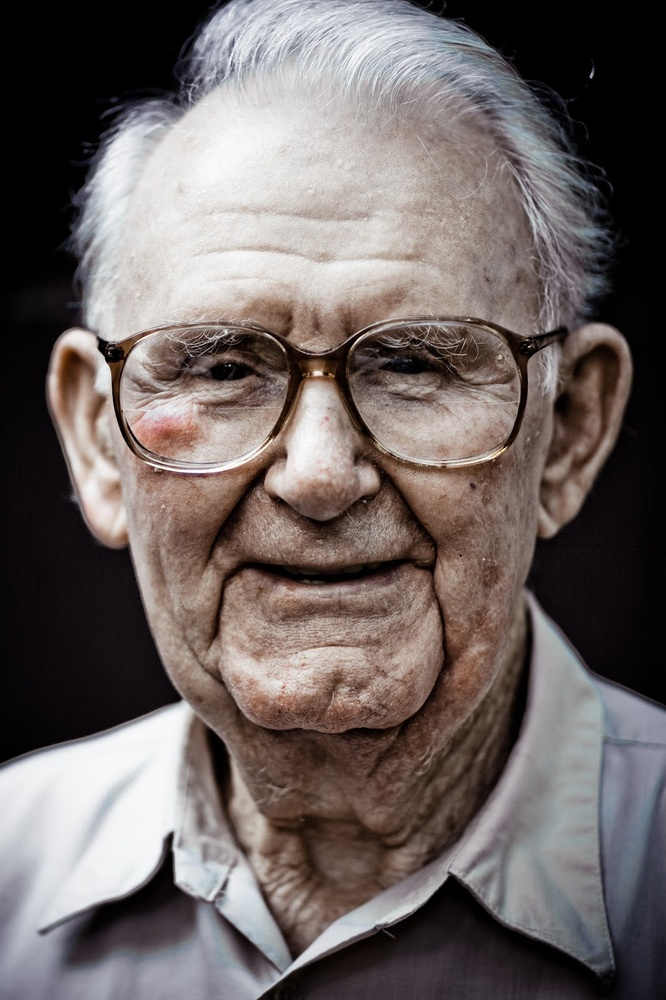
#> input picture faces.jpg/1 (1).jpeg, 666 x 1000 px, shrunk from 1066 x 1600 before the run; its folder holds only this picture in this run
$ python fd.py
#> lines starting #> are read from the running program, lines starting #| are printed output that depends on the picture; after the words box and inside, x2 and y2 are one past the last pixel; in counts of white or black regions, pixels touching at a corner belong together
import cv2
import os

face_cascade = cv2.CascadeClassifier(cv2.data.haarcascades + 'haarcascade_frontalface_default.xml')

input_folder = "faces.jpg"
output_folder = "output_faces"

os.makedirs(output_folder, exist_ok=True)

image_extensions = ['.jpg', '.jpeg', '.png']

for filename in os.listdir(input_folder):
    if any(filename.lower().endswith(ext) for ext in image_extensions):
        image_path = os.path.join(input_folder, filename)
        image = cv2.imread(image_path)
#> image is the input picture: shape (1000, 666, 3); mean B, G, R 99.4, 101, 110

        if image is None:
            print(f"Failed to read {filename}, skipping.")
            continue

        gray = cv2.cvtColor(image, cv2.COLOR_BGR2GRAY)
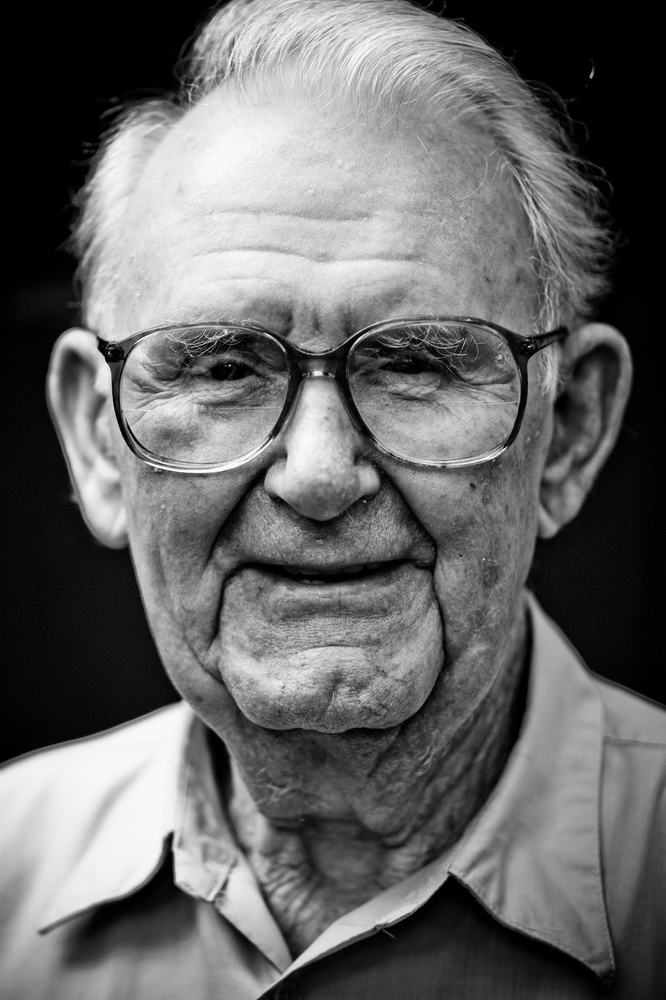
#> gray: shape (1000, 666); min 0, max 255, mean 103.5
        faces = face_cascade.detectMultiScale(gray, scaleFactor=1.1, minNeighbors=5, minSize=(30, 30))
#> faces = [[58, 164, 530, 530]]

        for (x, y, w, h) in faces:
            cv2.rectangle(image, (x, y), (x + w, y + h), (0, 255, 0), 2)
#> this loop made 1 pass
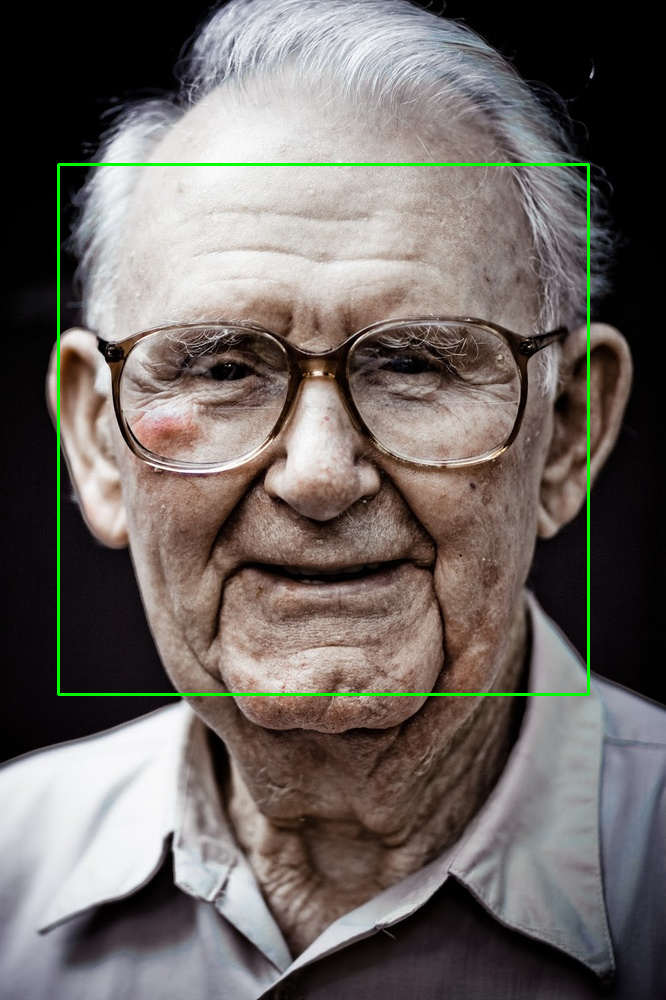
#> image: shape (1000, 666, 3); 0.95% of pixels changed, all inside (x1, y1, x2, y2) = (57, 163, 590, 696)

        output_path = os.path.join(output_folder, filename)
        cv2.imwrite(output_path, image)

        print(f"Processed and saved: {filename}")

print("Face detection completed for all images.")

$ run again, on faces.jpg/1 (10).jpg
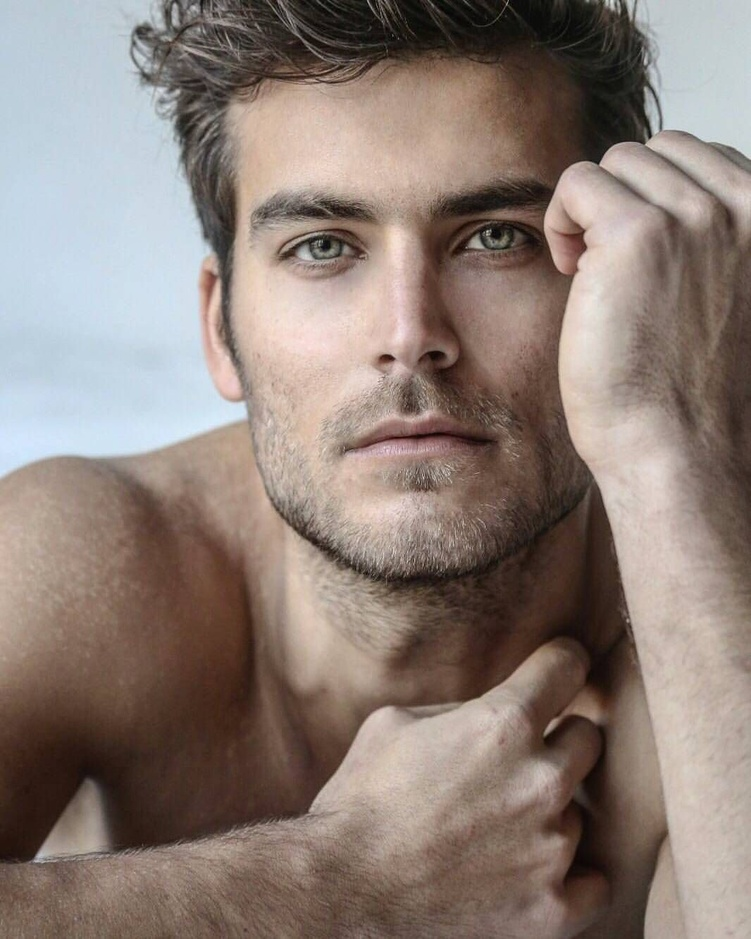
#> input picture faces.jpg/1 (10).jpg, 751 x 939 px, shrunk from 1066 x 1332 before the run
#> image is the input picture: shape (939, 751, 3); mean B, G, R 118.6, 126.1, 140.6
#> `gray = cv2.cvtColor(image, cv2.COLOR_BGR2GRAY)`:
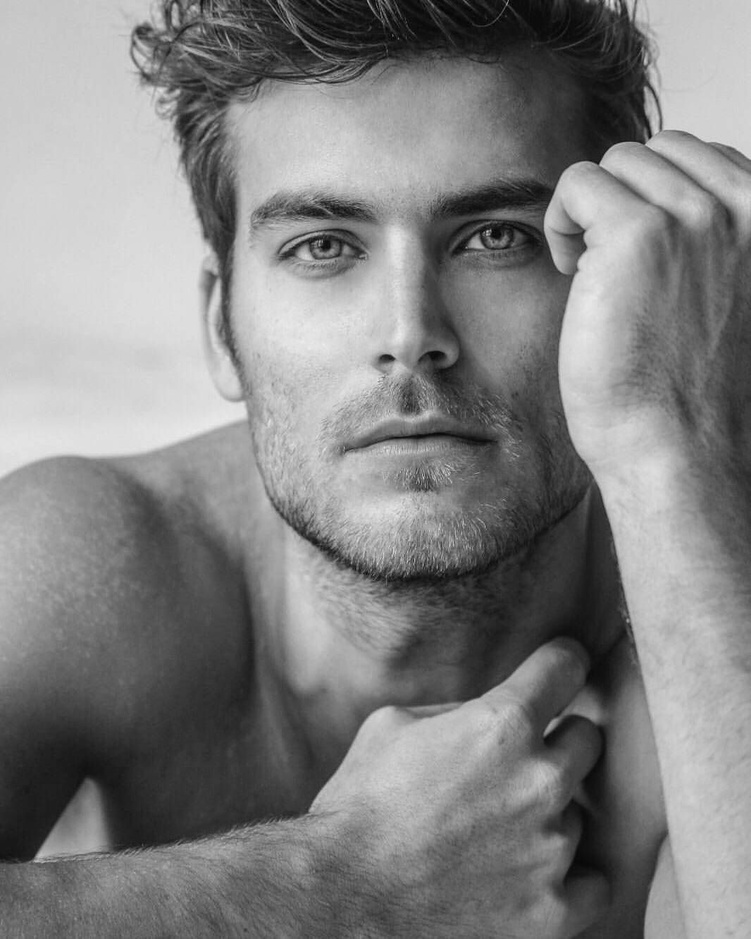
#> gray: shape (939, 751); min 3, max 238, mean 129.6
#> faces = [[181, 70, 446, 446]]
#> the loop `for (x, y, w, h) in faces:` made 1 pass
#> after the loop `for (x, y, w, h) in faces:`:
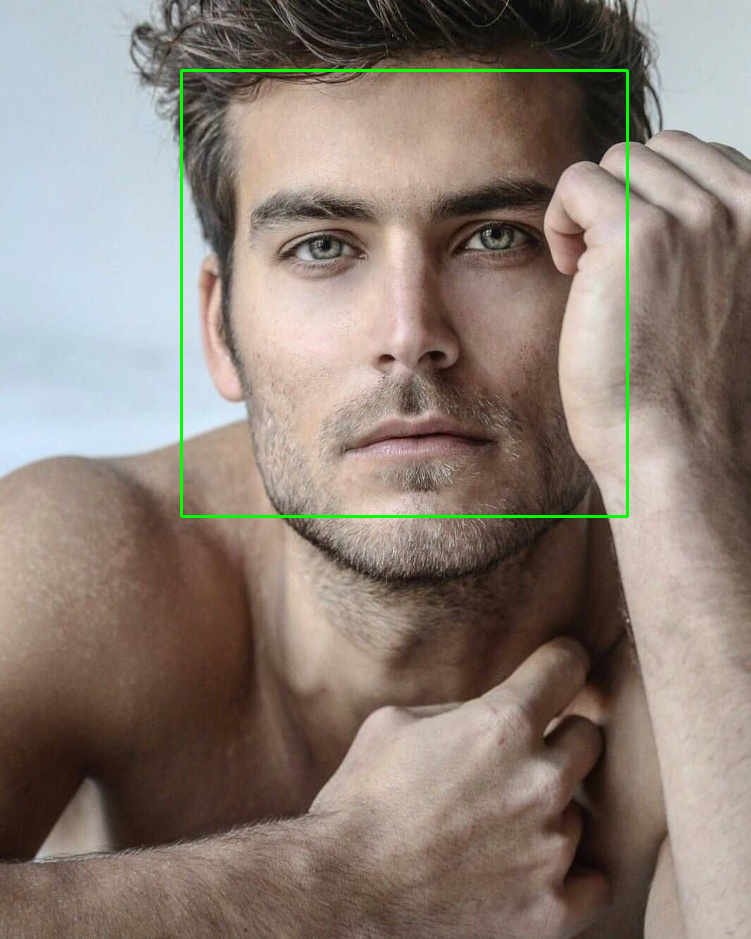
#> image: shape (939, 751, 3); 0.76% of pixels changed, all inside (x1, y1, x2, y2) = (180, 69, 629, 518)

$ run again, on faces.jpg/1 (10).png
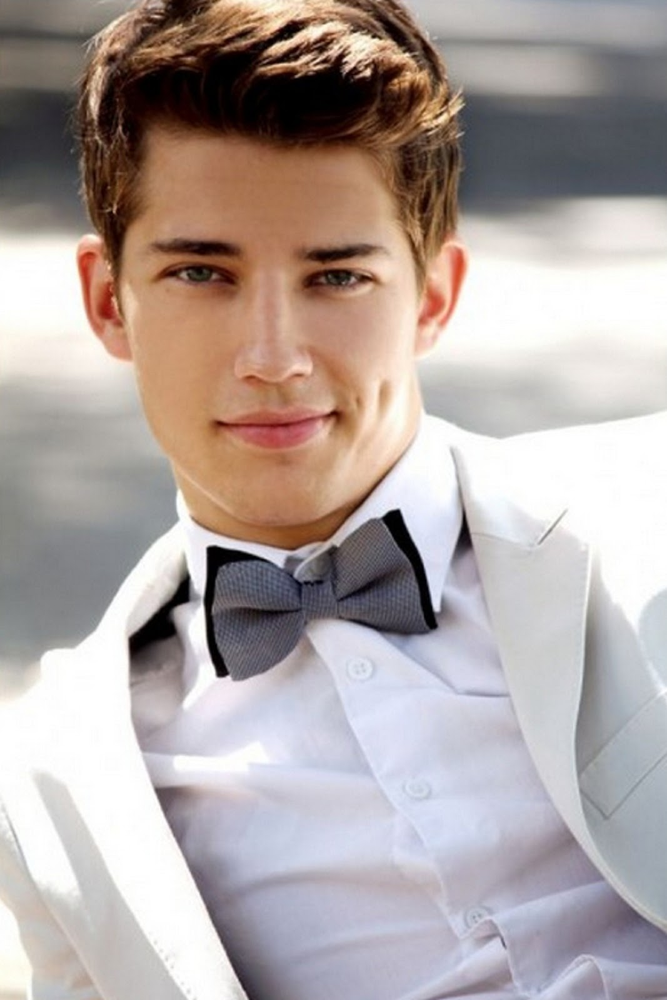
#> input picture faces.jpg/1 (10).png, 667 x 1000 px, shrunk from 1067 x 1600 before the run
#> image is the input picture: shape (1000, 667, 3); mean B, G, R 161.6, 164.5, 175.9
#> `gray = cv2.cvtColor(image, cv2.COLOR_BGR2GRAY)`:
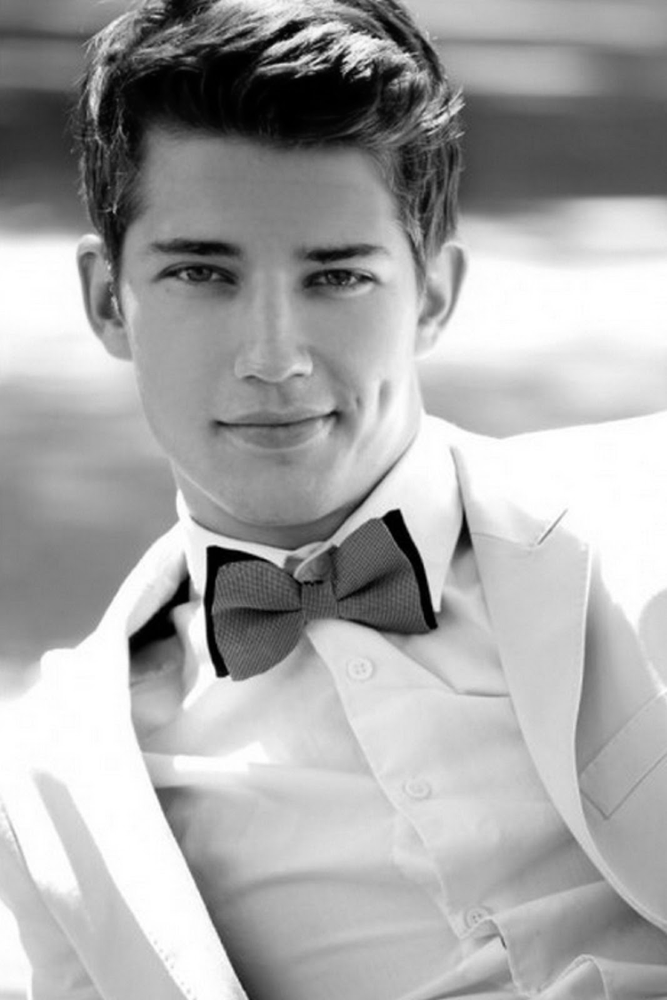
#> gray: shape (1000, 667); min 0, max 255, mean 167.6
#> faces = [[80, 133, 368, 368]]
#> the loop `for (x, y, w, h) in faces:` made 1 pass
#> after the loop `for (x, y, w, h) in faces:`:
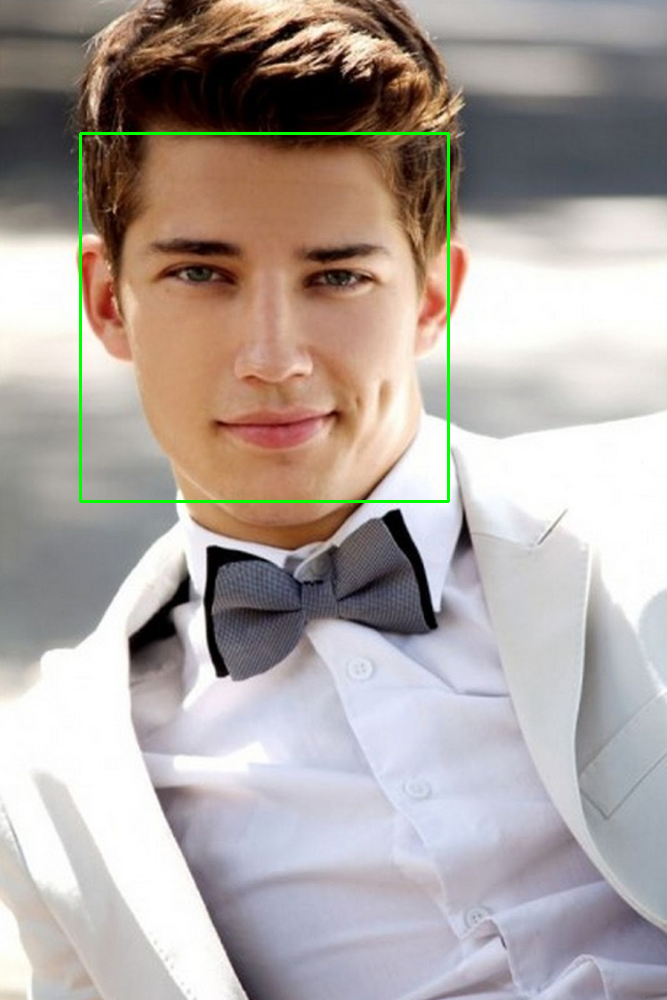
#> image: shape (1000, 667, 3); 0.66% of pixels changed, all inside (x1, y1, x2, y2) = (79, 132, 450, 503)

$ run again, on faces.jpg/1 (11).jpeg
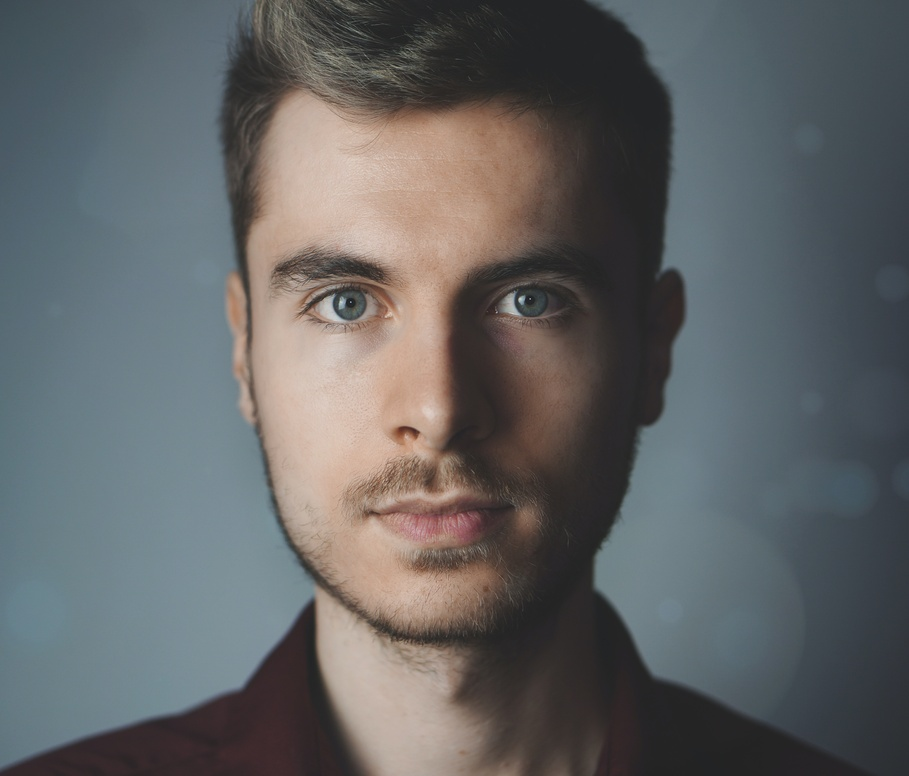
#> input picture faces.jpg/1 (11).jpeg, 909 x 776 px, shrunk from 4684 x 4000 before the run
#> image is the input picture: shape (776, 909, 3); mean B, G, R 100.4, 99.5, 98
#> `gray = cv2.cvtColor(image, cv2.COLOR_BGR2GRAY)`:
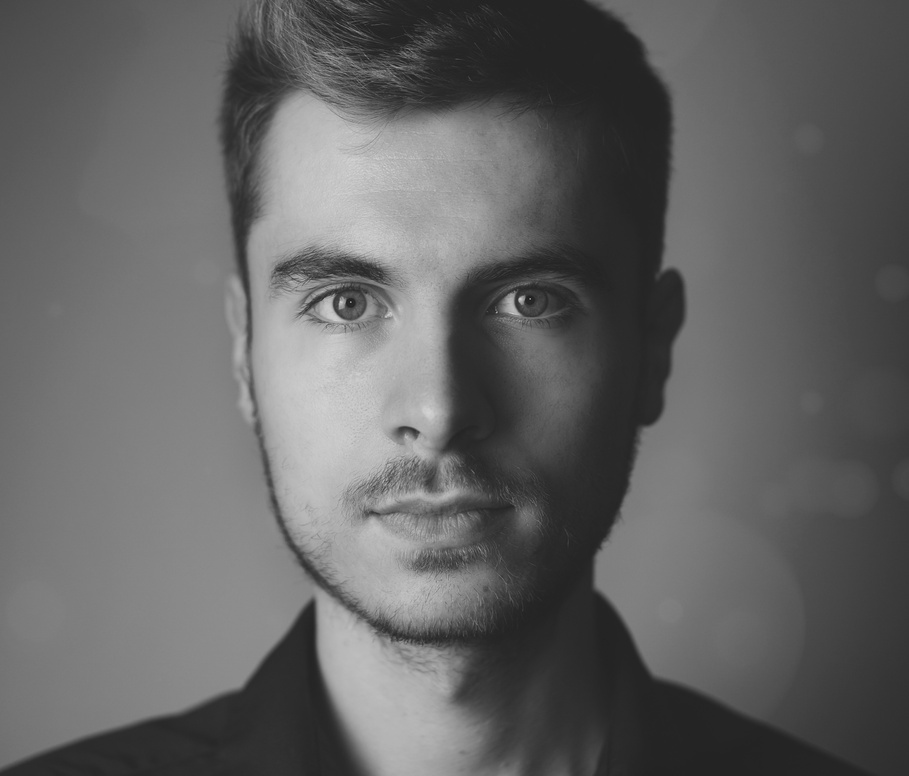
#> gray: shape (776, 909); min 24, max 213, mean 99.1
#> faces = [[180, 102, 514, 514]]
#> the loop `for (x, y, w, h) in faces:` made 1 pass
#> after the loop `for (x, y, w, h) in faces:`:
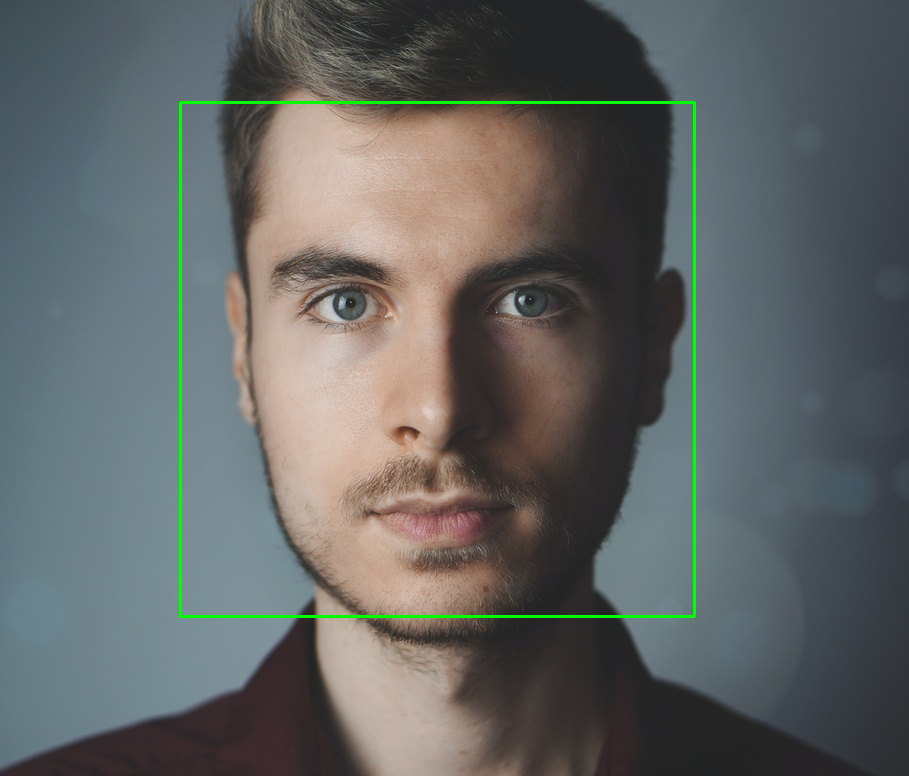
#> image: shape (776, 909, 3); 0.87% of pixels changed, all inside (x1, y1, x2, y2) = (179, 101, 696, 618)

$ run again, on faces.jpg/1 (1).jpg
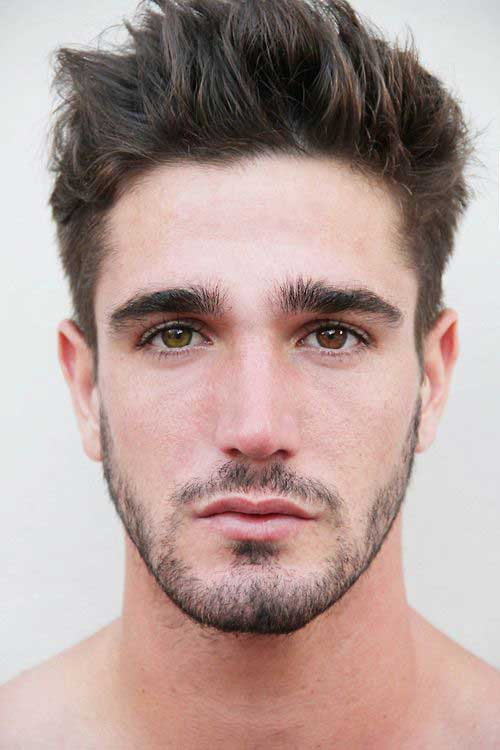
#> input picture faces.jpg/1 (1).jpg, 500 x 750 px
#> image is the input picture: shape (750, 500, 3); mean B, G, R 153.8, 158.5, 180.9
#> `gray = cv2.cvtColor(image, cv2.COLOR_BGR2GRAY)`:
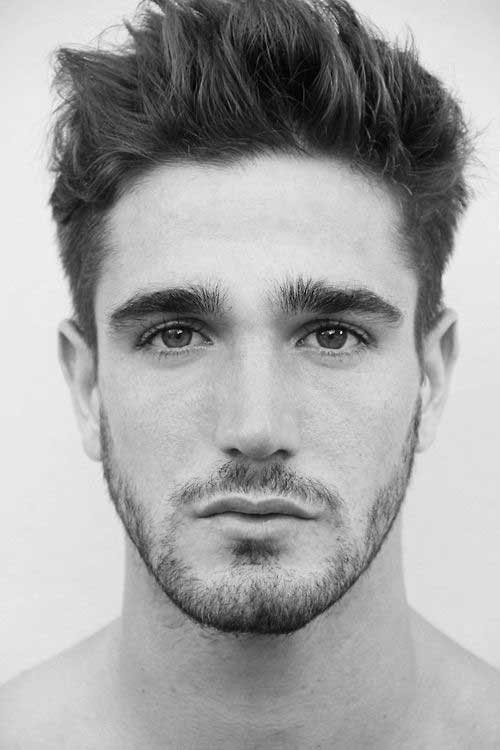
#> gray: shape (750, 500); min 0, max 255, mean 164.7
#> faces = [[53, 174, 402, 402]]
#> the loop `for (x, y, w, h) in faces:` made 1 pass
#> after the loop `for (x, y, w, h) in faces:`:
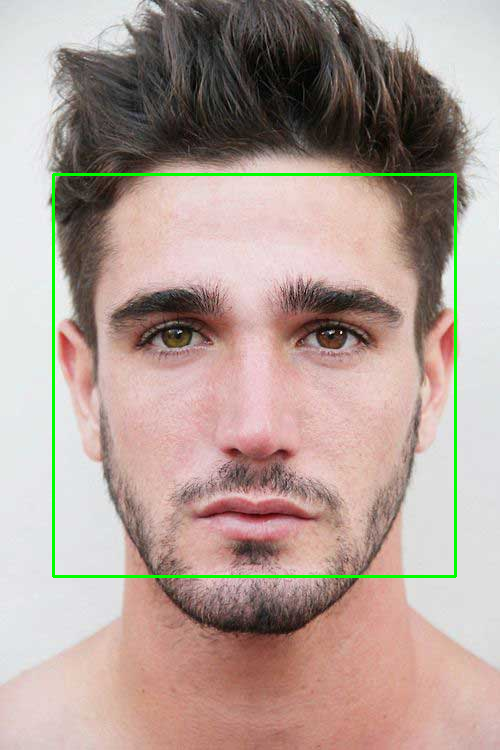
#> image: shape (750, 500, 3); 1.29% of pixels changed, all inside (x1, y1, x2, y2) = (52, 173, 457, 578)
